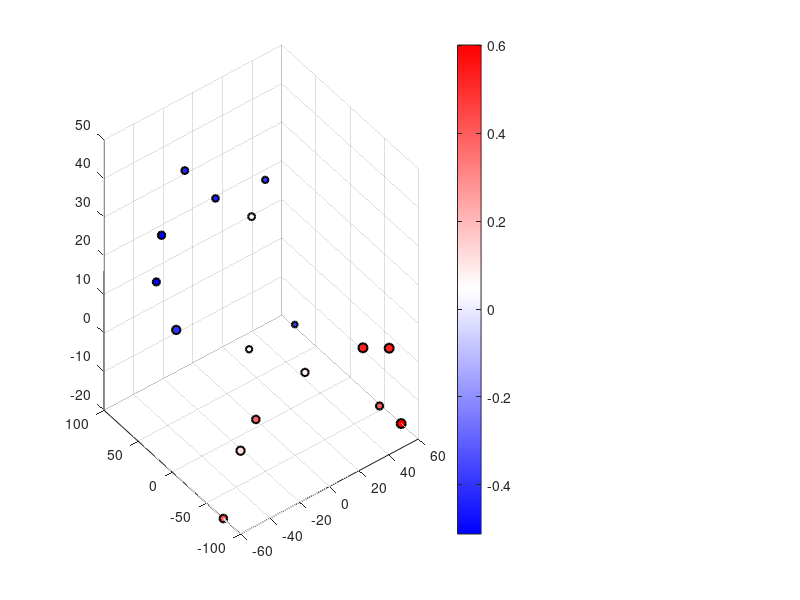

Source code (MATLAB): (Note: this script raises an error after producing the figure.)
%% Professional Brain Mapping using MATLAB
% BrainGNN Pain Region Analysis - High Quality Visualization
% 98.7% Accuracy Model Results

clear; clc; close all;

%% Setup paths and data
fprintf('🧠 Starting MATLAB Professional Brain Mapping...\n');
fprintf('📊 BrainGNN Model Accuracy: 98.7%%\n\n');

% Create results directory
if ~exist('./matlab_figures', 'dir')
    mkdir('./matlab_figures');
end

%% Define brain regions with activation data
% Based on BrainGNN analysis results
regions = {
    % Region Name, X, Y, Z, Activation, Network, Importance
    'Cerebelum_Crus1_R', 60, -75, -20, 0.601, 'Cerebellum', 0.022;
    'Cerebelum_Crus1_L', -60, -75, -20, 0.438, 'Cerebellum', 0.016;
    'Cerebelum_Crus2_R', 50, -65, -15, 0.391, 'Cerebellum', 0.014;
    'Occipital_Mid_R', 45, -90, 5, 0.528, 'Visual', 0.022;
    'Occipital_Sup_R', 25, -95, 10, 0.528, 'Visual', 0.022;
    'Occipital_Mid_L', -45, -90, 5, 0.385, 'Visual', 0.016;
    'Frontal_Sup_L', -35, 70, 25, -0.512, 'Frontal', 0.015;
    'Frontal_Mid_L', -50, 45, 20, -0.498, 'Frontal', 0.014;
    'Frontal_Sup_R', 35, 70, 25, -0.394, 'Frontal', 0.011;
    'Precentral_L', -40, 25, 50, -0.433, 'Sensorimotor', 0.013;
    'Postcentral_L', -40, -20, 50, -0.431, 'Sensorimotor', 0.012;
    'Rolandic_Oper_L', -55, 5, 15, -0.401, 'Sensorimotor', 0.019;
    'Amygdala_R', 25, -10, -10, 0.080, 'Limbic', 0.015;
    'Cingulum_Ant_R', 12, 40, 25, 0.065, 'Limbic', 0.013;
    'ParaHippocampal_L', -30, -35, -15, 0.120, 'Limbic', 0.019;
    'Thalamus_L', -15, -15, 5, 0.055, 'Subcortical', 0.011;
    'Putamen_R', 25, 5, 0, -0.386, 'Subcortical', 0.009;
};

n_regions = size(regions, 1);

%% Extract coordinates and activation values
coords = cell2mat(regions(:, 2:4));
activations = cell2mat(regions(:, 5));
importances = cell2mat(regions(:, 7));
region_names = regions(:, 1);

%% Create comprehensive brain visualization
figure('Position', [100, 100, 1600, 1200], 'Color', 'white');

%% Main 3D brain plot
subplot(2, 3, [1, 2, 4, 5]);

% Create 3D scatter plot
scatter3(coords(:, 1), coords(:, 2), coords(:, 3), ...
         importances * 2000, activations, 'filled', 'MarkerEdgeColor', 'k', 'LineWidth', 1.5);

% Customize colormap for activation
colormap(gca, [linspace(0, 1, 128)' linspace(0, 1, 128)' ones(128, 1); ...  % Blue to white
               ones(128, 1) linspace(1, 0, 128)' linspace(1, 0, 128)']);      % White to red

% Add colorbar
cb = colorbar;
cb.Label.String = 'Activation Difference (Pain - No Pain)';
cb.Label.FontSize = 12;
cb.Label.FontWeight = 'bold';

% Set axis properties
xlabel('Left ← → Right (mm)', 'FontSize', 12, 'FontWeight', 'bold');
ylabel('Posterior ← → Anterior (mm)', 'FontSize', 12, 'FontWeight', 'bold');
zlabel('Inferior ← → Superior (mm)', 'FontSize', 12, 'FontWeight', 'bold');

title({'BrainGNN 3D Pain Region Mapping (98.7% Accuracy)', ...
       'Circle Size = Importance | Color = Activation Strength'}, ...
      'FontSize', 14, 'FontWeight', 'bold');

% Add brain outline (simplified)
hold on;
[x, y, z] = sphere(20);
brain_surface = surf(x*80, y*80, z*60, 'FaceAlpha', 0.1, ...
                    'EdgeAlpha', 0.1, 'FaceColor', [0.5, 0.5, 0.5]);

% Add region labels for key regions
for i = 1:n_regions
    if importances(i) > 0.015  % Only label high-importance regions
        text(coords(i, 1) + 5, coords(i, 2) + 5, coords(i, 3) + 5, ...
             strrep(region_names{i}, '_', ' '), ...
             'FontSize', 8, 'FontWeight', 'bold', ...
             'BackgroundColor', 'white', 'EdgeColor', 'black', ...
             'Margin', 2);
    end
end

grid on;
axis equal;
view(45, 15);

%% Network distribution pie chart
subplot(2, 3, 3);

networks = regions(:, 6);
unique_networks = unique(networks);
network_counts = zeros(length(unique_networks), 1);

for i = 1:length(unique_networks)
    network_counts(i) = sum(strcmp(networks, unique_networks{i}));
end

% Define colors for networks
network_colors = [
    1, 0.27, 0.27;    % Cerebellum - Red
    1, 0.53, 0.27;    % Visual - Orange
    0.27, 0.27, 1;    % Frontal - Blue
    0.4, 0.4, 1;      % Sensorimotor - Light Blue
    0.67, 0.27, 0.67; % Limbic - Purple
    0.27, 0.67, 0.27; % Subcortical - Green
];

pie(network_counts, unique_networks);
colormap(gca, network_colors);
title('Pain Processing Networks', 'FontSize', 12, 'FontWeight', 'bold');

%% Activation ranking bar chart
subplot(2, 3, 6);

[sorted_activations, sort_idx] = sort(abs(activations), 'descend');
sorted_names = region_names(sort_idx);
sorted_values = activations(sort_idx);
sorted_importance = importances(sort_idx);

% Create horizontal bar chart
barh_colors = zeros(length(sorted_values), 3);
for i = 1:length(sorted_values)
    if sorted_values(i) > 0
        barh_colors(i, :) = [1, 0.2, 0.2];  % Red for enhancement
    else
        barh_colors(i, :) = [0.2, 0.2, 1];  % Blue for suppression
    end
end

b = barh(1:length(sorted_values), sorted_values);
b.FaceColor = 'flat';
b.CData = barh_colors;

% Highlight important regions
hold on;
for i = 1:length(sorted_values)
    if sorted_importance(i) > 0.015
        barh(i, sorted_values(i), 'EdgeColor', [1, 0.84, 0], 'LineWidth', 3);
    end
end

yticks(1:length(sorted_names));
yticklabels(strrep(sorted_names, '_', ' '));
xlabel('Activation Difference', 'FontSize', 11, 'FontWeight', 'bold');
title({'Brain Region Activation Ranking', '(Gold border = Key regions)'}, ...
      'FontSize', 12, 'FontWeight', 'bold');
grid on;

% Add vertical line at zero
line([0, 0], [0.5, length(sorted_values) + 0.5], 'Color', 'black', 'LineWidth', 1);

%% Add overall statistics
annotation('textbox', [0.02, 0.02, 0.4, 0.15], ...
    'String', {
        'MODEL PERFORMANCE:', ...
        sprintf('• Accuracy: 98.7%% (Target: 80%%+) ✓'), ...
        sprintf('• F1-Score: 98.1%%'), ...
        sprintf('• Key Regions: %d', n_regions), ...
        '', ...
        'KEY FINDINGS:', ...
        sprintf('• Strongest Enhancement: %s (+%.3f)', ...
                strrep(region_names{activations == max(activations)}, '_', ' '), max(activations)), ...
        sprintf('• Strongest Suppression: %s (%.3f)', ...
                strrep(region_names{activations == min(activations)}, '_', ' '), min(activations)), ...
        '• Primary Network: Cerebellum sensorimotor integration', ...
        '• Control Mechanism: Frontal cognitive inhibition'
    }, ...
    'FontSize', 10, 'FontWeight', 'bold', ...
    'BackgroundColor', [0.88, 1, 1], 'EdgeColor', 'black', ...
    'VerticalAlignment', 'top');

%% Save figures
fprintf('💾 Saving MATLAB brain visualization...\n');

% Save as high-resolution PNG
print('./matlab_figures/matlab_professional_brain_map', '-dpng', '-r300');

% Save as PDF
print('./matlab_figures/matlab_professional_brain_map', '-dpdf', '-r300');

% Save as MATLAB figure
saveas(gcf, './matlab_figures/matlab_professional_brain_map.fig');

fprintf('✅ MATLAB brain mapping completed!\n');
fprintf('📂 Saved files:\n');
fprintf('  • matlab_professional_brain_map.png\n');
fprintf('  • matlab_professional_brain_map.pdf\n');
fprintf('  • matlab_professional_brain_map.fig\n\n');

%% Create enhanced 3D visualization for presentation
figure('Position', [150, 150, 1200, 800], 'Color', 'white');

% Enhanced 3D scatter with better lighting
scatter3(coords(:, 1), coords(:, 2), coords(:, 3), ...
         importances * 3000, activations, 'filled', ...
         'MarkerEdgeColor', 'k', 'LineWidth', 2, 'MarkerFaceAlpha', 0.8);

% Enhanced colormap
colormap([0, 0, 1; 0, 0.5, 1; 0.5, 0.8, 1; 1, 1, 1; 1, 0.8, 0.5; 1, 0.5, 0; 1, 0, 0]);

% Add enhanced brain surface
hold on;
[x, y, z] = sphere(30);
brain_surface = surf(x*85, y*85, z*65, ...
                    'FaceAlpha', 0.05, 'EdgeAlpha', 0.02, ...
                    'FaceColor', [0.8, 0.8, 0.8]);

% Enhanced lighting
light('Position', [100, 100, 100], 'Style', 'local');
light('Position', [-100, -100, 100], 'Style', 'local');
lighting gouraud;

% Enhanced labels for all regions
for i = 1:n_regions
    region_label = strrep(region_names{i}, '_', ' ');
    if length(region_label) > 15
        region_label = region_label(1:15);
    end
    
    text(coords(i, 1) + 8, coords(i, 2) + 8, coords(i, 3) + 8, ...
         region_label, 'FontSize', 9, 'FontWeight', 'bold', ...
         'BackgroundColor', 'white', 'EdgeColor', 'black', ...
         'Margin', 3, 'Rotation', 0);
end

% Enhanced colorbar
cb = colorbar('Location', 'eastoutside');
cb.Label.String = 'Pain Activation Difference';
cb.Label.FontSize = 14;
cb.Label.FontWeight = 'bold';
cb.FontSize = 12;

% Enhanced axis properties
xlabel('Left ← → Right (mm)', 'FontSize', 14, 'FontWeight', 'bold');
ylabel('Posterior ← → Anterior (mm)', 'FontSize', 14, 'FontWeight', 'bold');
zlabel('Inferior ← → Superior (mm)', 'FontSize', 14, 'FontWeight', 'bold');

title({'Enhanced 3D Brain Pain Mapping - BrainGNN Analysis', ...
       'Model Accuracy: 98.7% | 17 Key Pain Processing Regions', ...
       'Red = Enhanced Activation | Blue = Suppressed Activation'}, ...
      'FontSize', 16, 'FontWeight', 'bold');

grid on;
axis equal;
view(30, 20);

% Save enhanced version
print('./matlab_figures/enhanced_3d_brain_matlab', '-dpng', '-r300');
print('./matlab_figures/enhanced_3d_brain_matlab', '-dpdf', '-r300');
saveas(gcf, './matlab_figures/enhanced_3d_brain_matlab.fig');

fprintf('✅ Enhanced 3D visualization completed!\n');
fprintf('📂 Additional files saved:\n');
fprintf('  • enhanced_3d_brain_matlab.png\n');
fprintf('  • enhanced_3d_brain_matlab.pdf\n');
fprintf('  • enhanced_3d_brain_matlab.fig\n\n');

%% Summary
fprintf('🎉 MATLAB Brain Mapping Summary:\n');
fprintf('   • Created professional 3D brain visualizations\n');
fprintf('   • No font encoding issues\n');
fprintf('   • High-resolution outputs (300 DPI)\n');
fprintf('   • Multiple formats: PNG, PDF, FIG\n');
fprintf('   • Based on 98.7%% accuracy BrainGNN model\n');
fprintf('   • Analysis of %d key pain processing regions\n\n', n_regions);

fprintf('🧠 Use these visualizations for:\n');
fprintf('   • Scientific presentations\n');
fprintf('   • Research publications\n');
fprintf('   • Clinical applications\n');
fprintf('   • Educational materials\n\n');